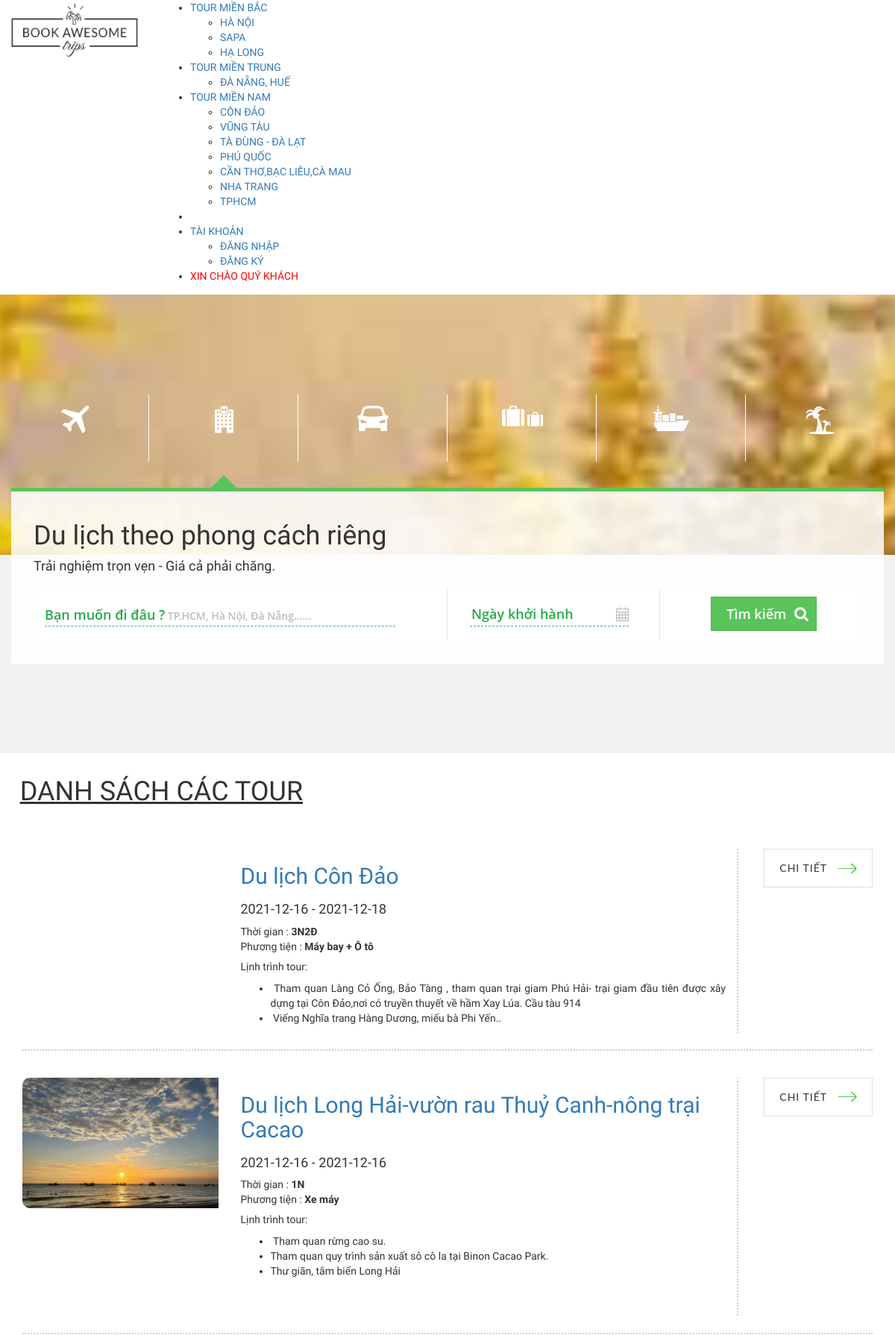
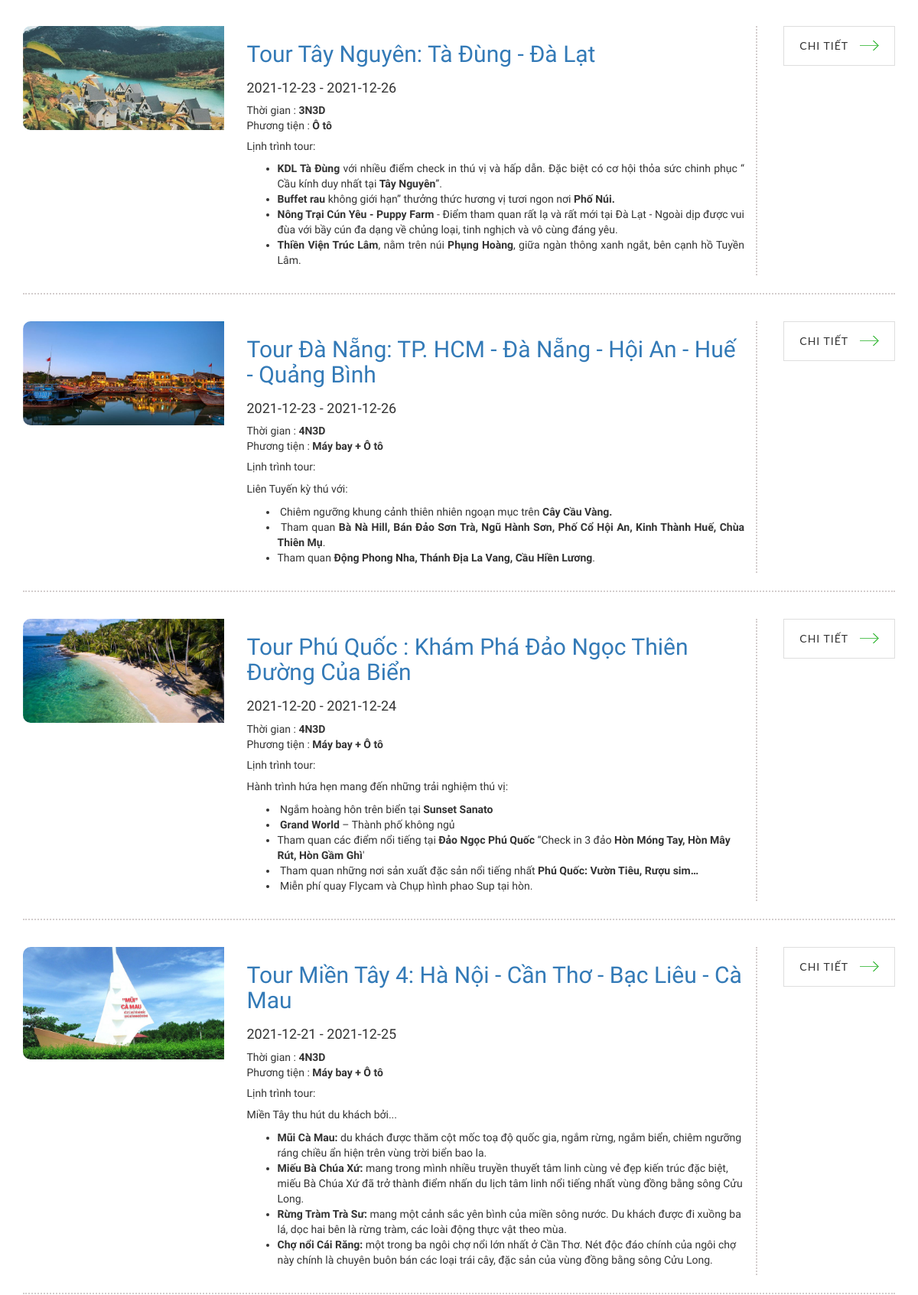
Screenshot of /index.php?action=home&act=tours (upper part) with the database file from the repository (2 pictures, top to bottom).
### tables this page shows
CREATE TABLE `tour` (
  `tourID` int(11) NOT NULL,
  `tourName` varchar(128) NOT NULL,
  `startingPoint` varchar(128) NOT NULL,
  `destination` varchar(128) NOT NULL,
  `time` varchar(128) NOT NULL,
  `transport` varchar(128) NOT NULL,
  `begin` date DEFAULT NULL,
  `end` date DEFAULT NULL,
  `priceTour` int(11) NOT NULL,
  `sale` varchar(11) NOT NULL,
  `saleTour` int(11) NOT NULL,
  `numPeople` int(11) NOT NULL,
  `thumbnail` text NOT NULL,
  `galleries` longtext NOT NULL,
  `typeTour` int(11) NOT NULL,
  `typeDestination` varchar(5) DEFAULT NULL,
  `schedule` text NOT NULL,
  `detailTour` text NOT NULL
);

### Model/connect.php (called while the page is built, shortened)
<?php
class connect
{
	var $db=null;
	public function __construct()
	{
		$dsn='mysql:host=localhost;dbname=mytour2';
		$user='root';
		$pass='';
		$this->db=new PDO($dsn,$user,$pass,array(PDO::MYSQL_ATTR_INIT_COMMAND=>"SET NAMES utf8"));
	}
	public function getList($select)
	{
		$results=$this->db->query($select);
		return($results);
	}
}
?>

### Model/tour.php (called while the page is built, shortened)
<?php
    class Tour {
        public function getListProducts() {
            $db = new connect();
            $selectDB = "select * from tour";
            $result = $db->getList($selectDB);
            return $result;
        }
    }
?>

### View/tour_list.php (the view)
<div class="container-fluid font-weight-bolder" style="background-color: white;">
    <?php
        if($_GET["act"] == "tours") {
            echo '
                <div class="title-wrap ">
                    <div class="ravel-title ">
                            <h1> <u> DANH SÁCH CÁC TOUR </u></h1>
                    </div>
                </div> ';
            $ac = 1;
        }else if($_GET["act"] == "saleTours") {
            echo '
                <div class="title-wrap ">
                    <div class="ravel-title ">
                            <h1> <u> DANH SÁCH CÁC TOUR ĐANG SALE</u></h1>
                    </div>
                </div> ';
            $ac = 2;
        }
    ?>
<?php
        $tours = new Tour();
        if($ac == 1) {
            $result = $tours->getListProducts();
        }else if ($ac == 2) {
            $result = $tours->getListProductSale();
        }
        while ($set = $result->fetch()):
?>
           <div class="container-fluid my-3" style="margin:3% auto">
    <div class="tour-item" style="padding-bottom: 2%; border-bottom: 2px dotted #d3cdcd;">
        <div class=" row ">
            <div class=" col-md-3">
                <a href="index.php?action=home&act=detailTour&id=<?php echo $set['tourID']; ?>">
                    <img src="Content/images/tour/<?php echo $set['thumbnail']; ?>" alt="" style="width:100%;border-radius: 10px 0px 0px 10px;">
                </a>
            </div>
            <div class="col-md-7" style="border-right: 2px dotted #d3cdcd;">
                <div class="cruise-name">
                    <a href="index.php?action=home&act=detailTour&id=<?php echo $set['tourID']; ?>">
                        <h2><?php echo $set['tourName']; ?> </h2>
                    </a>
                </div>
                <div class="content-item">
                    <div class="departure cruise-name" style="margin-top:18px">
                        <h4> <?php echo $set['begin']; ?> - <?php echo $set['end']; ?></h4>
                    </div>
                    <div class="time">Thời gian : <b><?php echo $set['time']; ?></b> </div>
                    <div class="vehicle">
                        Phương tiện :   <b> <?php echo $set['transport']; ?> </b> </div>
                    <div class="plan">
                        <h5> Lịnh trình tour:</h5>
                        <div class="plan-detail">
                        <?php echo $set['schedule']; ?>
                        </div>
                    </div>
                </div>
            </div>
            <div class="col-md-2">
                <a href="index.php?action=home&act=detailTour&id=<?php echo $set['tourID']; ?>" title="" class="awe-btn awe-btn-5 awe-btn-lager arrow-right text-uppercase float-right">CHI TIẾT</a>
            </div>
        </div>
    </div>
</div>
<?php
        endwhile;
         echo " </div>"
    ?>

### rows the page displays
tour: tourName "Du lịch Côn Đảo", begin "2021-12-16", end "2021-12-18", time "3N2Đ", transport "Máy bay + Ô tô", schedule "Tham quan Làng Cỏ Ống, Bảo Tàng , tham quan trại giam Phú Hải- trại giam đầu tiên được xây dựng tại Côn Đảo,nơi có truyền thuyết về hầm Xay Lúa. Cầu tàu 914 Viếng Nghĩa trang Hàng Dương, miếu bà Phi Yến.."
tour: thumbnail (picture), tourName "Du lịch Long Hải-vườn rau Thuỷ Canh-nông trại Cacao", begin "2021-12-16", end "2021-12-16", time "1N", transport "Xe máy", schedule "Tham quan rừng cao su. Tham quan quy trình sản xuất sô cô la tại Binon Cacao Park. Thư giãn, tắm biển Long Hải"
tour: thumbnail (picture), tourName "Tour Tây Nguyên: Tà Đùng - Đà Lạt", begin "2021-12-23", end "2021-12-26", time "3N3D", transport "Ô tô", schedule "KDL Tà Đùng với nhiều điểm check in thú vị và hấp dẫn. Đặc biệt có cơ hội thỏa sức chinh phục “ Cầu kính duy nhất tại Tây Nguyên ”. Buffet rau không giới hạn” thưởng thức hương vị tươi ngon nơi Phố Núi. Nông Trại Cún Yêu - Puppy Farm - Điểm tham quan rất lạ và rất mới tại Đà Lạt - Ngoài dịp được vui đùa với bầy cún đa dạng về chủng loại, tinh nghịch và vô cùng đáng yêu. Thiền Viện Trúc Lâm , nằm trên núi Phụng Hoàng , giữa ngàn thông xanh ngắt, bên cạnh hồ Tuyền Lâm."
tour: thumbnail (picture), tourName "Tour Đà Nẵng: TP. HCM - Đà Nẵng - Hội An - Huế - Quảng Bình", begin "2021-12-23", end "2021-12-26", time "4N3D", transport "Máy bay + Ô tô", schedule "Liên Tuyến kỳ thú với: Chiêm ngưỡng khung cảnh thiên nhiên ngoạn mục trên Cây Cầu Vàng. Tham quan Bà Nà Hill, Bán Đảo Sơn Trà, Ngũ Hành Sơn, Phố Cổ Hội An, Kinh Thành Huế, Chùa Thiên Mụ . Tham quan Động Phong Nha, Thánh Địa La Vang, Cầu Hiền Lương ."
tour: thumbnail (picture), tourName "Tour Phú Quốc : Khám Phá Đảo Ngọc Thiên Đường Của Biển", begin "2021-12-20", end "2021-12-24", time "4N3D", transport "Máy bay + Ô tô", schedule "Hành trình hứa hẹn mang đến những trải nghiệm thú vị: Ngắm hoàng hôn trên biển tại Sunset Sanato Grand World – Thành phố không ngủ Tham quan các điểm nổi tiếng tại Đảo Ngọc Phú Quốc “Check in 3 đảo Hòn Móng Tay, Hòn Mây Rút, Hòn Gầm Ghì ' Tham quan những nơi sản xuất đặc sản nổi tiếng nhất Phú Quốc: Vườn Tiêu, Rượu sim… Miễn phí quay Flycam và Chụp hình phao Sup tại hòn."
tour: thumbnail (picture), tourName "Tour Miền Tây 4: Hà Nội - Cần Thơ - Bạc Liêu - Cà Mau", begin "2021-12-21", end "2021-12-25", time "4N3D", transport "Máy bay + Ô tô", schedule "Miền Tây thu hút du khách bởi... Mũi Cà Mau: du khách được thăm cột mốc toạ độ quốc gia, ngắm rừng, ngắm biển, chiêm ngưỡng ráng chiều ẩn hiện trên vùng trời biển bao la. Miếu Bà Chúa Xứ: mang trong mình nhiều truyền thuyết tâm linh cùng vẻ đẹp kiến trúc đặc biệt, miếu Bà Chúa Xứ đã trở thành điểm nhấn du lịch tâm linh nổi tiếng nhất vùng đồng bằng sông Cửu Long. Rừng Tràm Trà Sư: mang một cảnh sắc yên bình của miền sông nước. Du khách được đi xuồng ba lá, dọc hai bên là rừng tràm, các loài động thực vật theo mùa. Chợ nổi Cái Răng: một trong ba ngôi chợ nổi lớn nhất ở Cần Thơ. Nét độc đáo chính của ngôi chợ này chính là chuyên buôn bán các loại trái cây, đặc sản của vùng đồng bằng sông Cửu…"

### other values shown
$set['destination'] "HÀ NỘI"
$set['destination'] "SAPA"
$set['destination'] "HẠ LONG"
$set['destination'] "ĐÀ NẴNG, HUẾ"
$set['destination'] "CÔN ĐẢO"
$set['destination'] "VŨNG TÀU"
$set['destination'] "TÀ ĐÙNG - ĐÀ LẠT"
$set['destination'] "PHÚ QUỐC"
$set['destination'] "CẦN THƠ,BẠC LIÊU,CÀ MAU"
$set['destination'] "NHA TRANG"
$set['destination'] "TPHCM"
